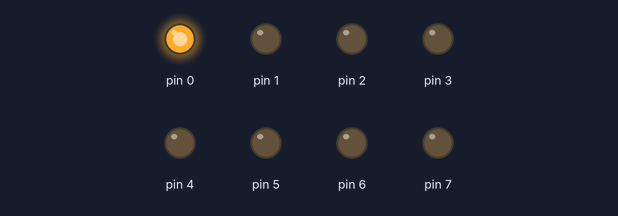
Bench run of a sketch on a simulated Arduino Uno, built with avr-gcc and run on an emulated ATmega328P. Shown: output pins drawn as LEDs (lit = HIGH).

Above: at 0.2 s.
At 0.7 s:
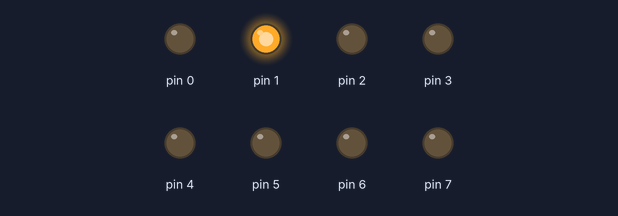
At 2.2 s:
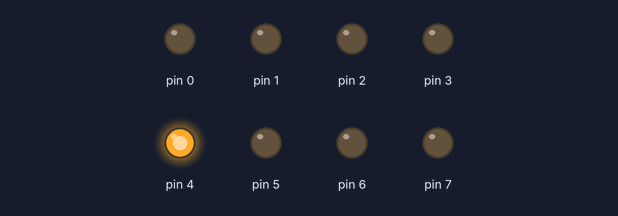
At 4.0 s:
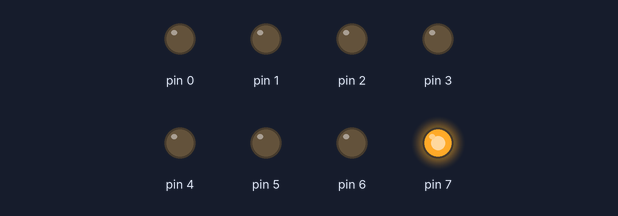
At 6.7 s:
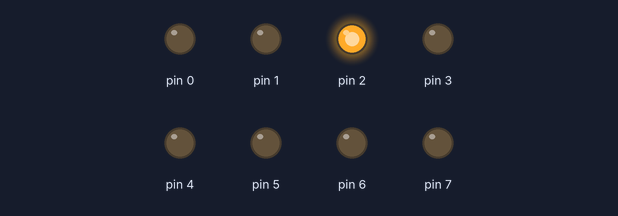
At 9.7 s:
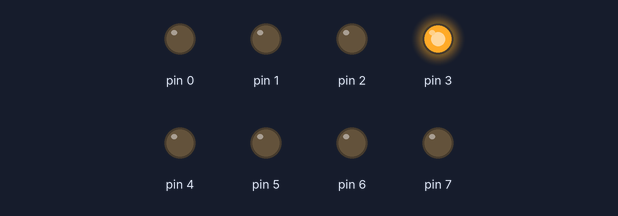
Timing chart, 0 to 10.4 s (numbered marks = the images above):
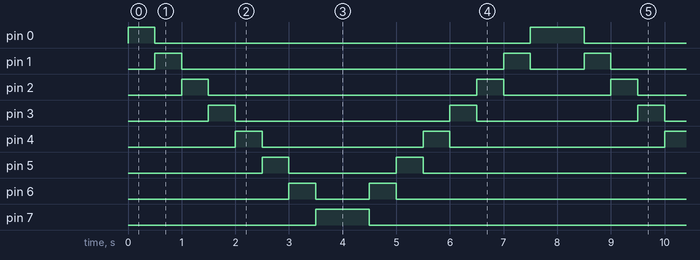

Measured:
- by itself, pin 0: repeats every 8.0 s: LOW 7.0 s, HIGH 1.0 s
- by itself, pin 1: repeats every 8.0 s: LOW 6.0 s, HIGH 0.50 s, LOW 1.0 s, HIGH 0.50 s
- by itself, pin 2: repeats every 8.0 s: LOW 5.0 s, HIGH 0.50 s, LOW 2.0 s, HIGH 0.50 s
- by itself, pin 3: repeats every 8.0 s: LOW 4.0 s, HIGH 0.50 s, LOW 3.0 s, HIGH 0.50 s
- by itself, pin 4: repeats every 8.0 s: LOW 3.0 s, HIGH 0.50 s, LOW 4.0 s, HIGH 0.50 s
- by itself, pin 5: repeats every 8.0 s: LOW 2.0 s, HIGH 0.50 s, LOW 5.0 s, HIGH 0.50 s
- by itself, pin 6: repeats every 8.0 s: LOW 1.0 s, HIGH 0.50 s, LOW 6.0 s, HIGH 0.50 s
- by itself, pin 7: alternates HIGH for 1.0 s and LOW for 7.0 s

The sketch:

quiz_1.ino
```cpp
int forward,backward;
void setup()
{
  DDRD=0b11111111;
}

void loop()
{
  PORTD=0b00000001;
  forward =0;
  backward = 0;
  while(forward<8){
    PORTD=0b00000001<<forward;
    forward++;
    delay(500);
  }
  while(backward<8){
    PORTD=0b10000000>>backward;
    backward++;
    delay(500);
  }

}
```
